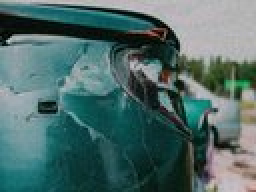
#> input picture datasets/damage/damage_07614.jpg, 128 x 96 px (shown 2 times larger)
$ python -i localize.py   (imports and definitions only)
#> lines starting #> are read from the running program, lines starting #| are printed output that depends on the picture
"""Locate damage regions and draw bounding boxes (classical image processing).

A clean panel is smooth, so most of the image equals a blurred copy of itself.
Damage is high-frequency: a scratch or a dent differs sharply from the blur. We
take the absolute difference (the "residual"), threshold it, group the bright
pixels into connected regions, and return a bounding box per region. We also score
the result against the true damage boxes with Intersection over Union (IoU).
"""

from __future__ import annotations

import numpy as np
from skimage.filters import gaussian
from skimage.measure import label, regionprops
from skimage.morphology import closing, disk


def residual_map(image: np.ndarray, sigma_blur: float = 4.0) -> np.ndarray:
    smooth = gaussian(image, sigma=sigma_blur)
    return np.abs(image - smooth)


def localize(
    image: np.ndarray, residual_sigma: float = 3.0, min_area: int = 20
) -> tuple[list[tuple[int, int, int, int]], np.ndarray, int]:
    """Return (boxes, binary damage map, total damage area in pixels)."""
    residual = residual_map(image)
    threshold = residual.mean() + residual_sigma * residual.std()
    binary = residual > threshold
    binary = closing(binary, disk(2))

    labelled = label(binary)
    boxes: list[tuple[int, int, int, int]] = []
    total_area = 0
    for region in regionprops(labelled):
        if region.area >= min_area:
            r0, c0, r1, c1 = region.bbox
            boxes.append((int(r0), int(c0), int(r1), int(c1)))
            total_area += int(region.area)
    return boxes, binary, total_area


def iou(box_a: tuple, box_b: tuple) -> float:
    ar0, ac0, ar1, ac1 = box_a
    br0, bc0, br1, bc1 = box_b
    inter_r0, inter_c0 = max(ar0, br0), max(ac0, bc0)
    inter_r1, inter_c1 = min(ar1, br1), min(ac1, bc1)
    inter = max(0, inter_r1 - inter_r0) * max(0, inter_c1 - inter_c0)
    if inter == 0:
        return 0.0
    area_a = (ar1 - ar0) * (ac1 - ac0)
    area_b = (br1 - br0) * (bc1 - bc0)
    return inter / (area_a + area_b - inter)


def mean_best_iou(pred_boxes: list[tuple], true_boxes: list[tuple]) -> float:
    """Mean over true boxes of the best IoU against any predicted box."""
    if not true_boxes:
        return 1.0 if not pred_boxes else 0.0
    if not pred_boxes:
        return 0.0
    scores = [max(iou(t, p) for p in pred_boxes) for t in true_boxes]
    return float(np.mean(scores))

>>> import cv2
>>> picture = cv2.imread('../datasets/damage/damage_07614.jpg', cv2.IMREAD_GRAYSCALE)
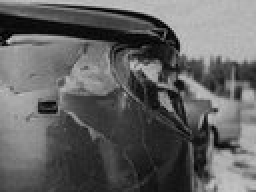
#> picture: shape (96, 128) (shown 2 times larger); min 0, max 203, mean 98.5
>>> result = localize(picture)
#> in residual_map, `smooth = gaussian(image, sigma=sigma_blur)`:
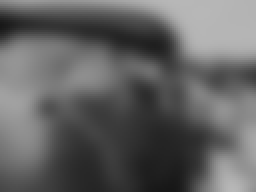
#> smooth: shape (96, 128) float64 (shown 2 times larger); min 0.0907, max 0.723, mean 0.387
#> in localize, `threshold = residual.mean() + residual_sigma * residual.std()`: threshold = 264.1
#> in localize, `binary = residual > threshold`: binary: shape (96, 128) bool; every value is 0
#> in localize, `labelled = label(binary)`: labelled: shape (96, 128) int32; every value is 0
#> after the loop in localize, `for region in regionprops(labelled):`: boxes = []; total_area = 0

$ run again, on datasets/damage/damage_07640.jpg
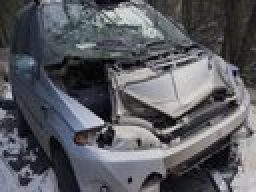
#> input picture datasets/damage/damage_07640.jpg, 128 x 96 px (shown 2 times larger)
#> `picture = cv2.imread('../datasets/damage/damage_07614.jpg', cv2.IMREAD..`:
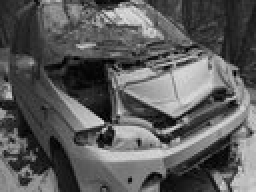
#> picture: shape (96, 128) (shown 2 times larger); min 0, max 225, mean 91.8
#> in residual_map, `smooth = gaussian(image, sigma=sigma_blur)`:
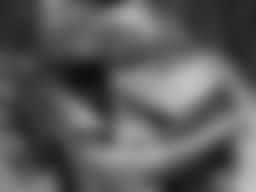
#> smooth: shape (96, 128) float64 (shown 2 times larger); min 0.059, max 0.768, mean 0.36
#> threshold = 258.2
#> binary: shape (96, 128) bool; every value is 0
#> labelled: shape (96, 128) int32; every value is 0
#> after the loop in localize, `for region in regionprops(labelled):`: boxes = []; total_area = 0

$ run again, on datasets/damage/damage_07665.jpg
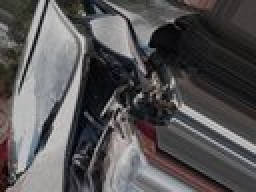
#> input picture datasets/damage/damage_07665.jpg, 128 x 96 px (shown 2 times larger)
#> in residual_map, `smooth = gaussian(image, sigma=sigma_blur)`:
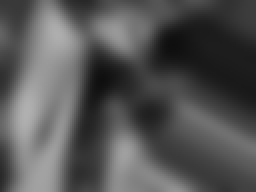
#> smooth: shape (96, 128) float64 (shown 2 times larger); min 0.0586, max 0.693, mean 0.334
#> threshold = 254.3
#> binary: shape (96, 128) bool; every value is 0
#> labelled: shape (96, 128) int32; every value is 0
#> after the loop in localize, `for region in regionprops(labelled):`: boxes = []; total_area = 0

$ run again, on datasets/damage/damage_07819.jpg
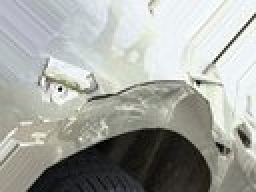
#> input picture datasets/damage/damage_07819.jpg, 128 x 96 px (shown 2 times larger)
#> in residual_map, `smooth = gaussian(image, sigma=sigma_blur)`:
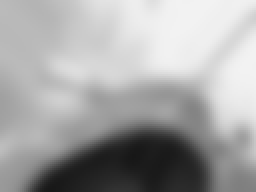
#> smooth: shape (96, 128) float64 (shown 2 times larger); min 0.0934, max 0.952, mean 0.65
#> threshold = 380
#> binary: shape (96, 128) bool; every value is 0
#> labelled: shape (96, 128) int32; every value is 0
#> after the loop in localize, `for region in regionprops(labelled):`: boxes = []; total_area = 0
